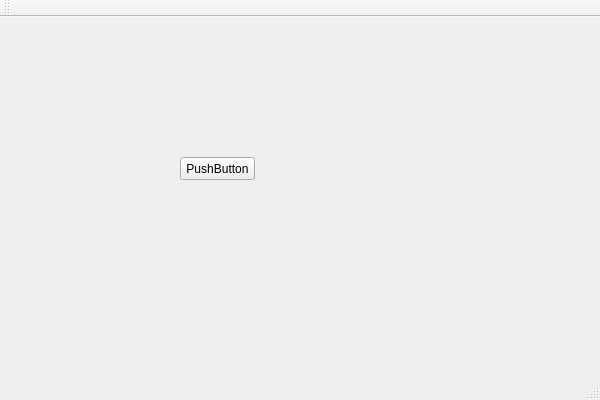
<?xml version="1.0" encoding="UTF-8"?>
<ui version="4.0">
 <class>QtApplicationClass</class>
 <widget class="QMainWindow" name="QtApplicationClass">
  <property name="geometry">
   <rect>
    <x>0</x>
    <y>0</y>
    <width>600</width>
    <height>400</height>
   </rect>
  </property>
  <property name="windowTitle">
   <string>QtApplication</string>
  </property>
  <widget class="QWidget" name="centralWidget">
   <widget class="QPushButton" name="clickbutton">
    <property name="geometry">
     <rect>
      <x>180</x>
      <y>140</y>
      <width>75</width>
      <height>23</height>
     </rect>
    </property>
    <property name="text">
     <string>PushButton</string>
    </property>
   </widget>
  </widget>
  <widget class="QMenuBar" name="menuBar">
   <property name="geometry">
    <rect>
     <x>0</x>
     <y>0</y>
     <width>600</width>
     <height>23</height>
    </rect>
   </property>
  </widget>
  <widget class="QToolBar" name="mainToolBar">
   <attribute name="toolBarArea">
    <enum>TopToolBarArea</enum>
   </attribute>
   <attribute name="toolBarBreak">
    <bool>false</bool>
   </attribute>
  </widget>
  <widget class="QStatusBar" name="statusBar"/>
 </widget>
 <layoutdefault spacing="6" margin="11"/>
 <resources>
  <include location="qtapplication.qrc"/>
 </resources>
 <connections/>
</ui>
